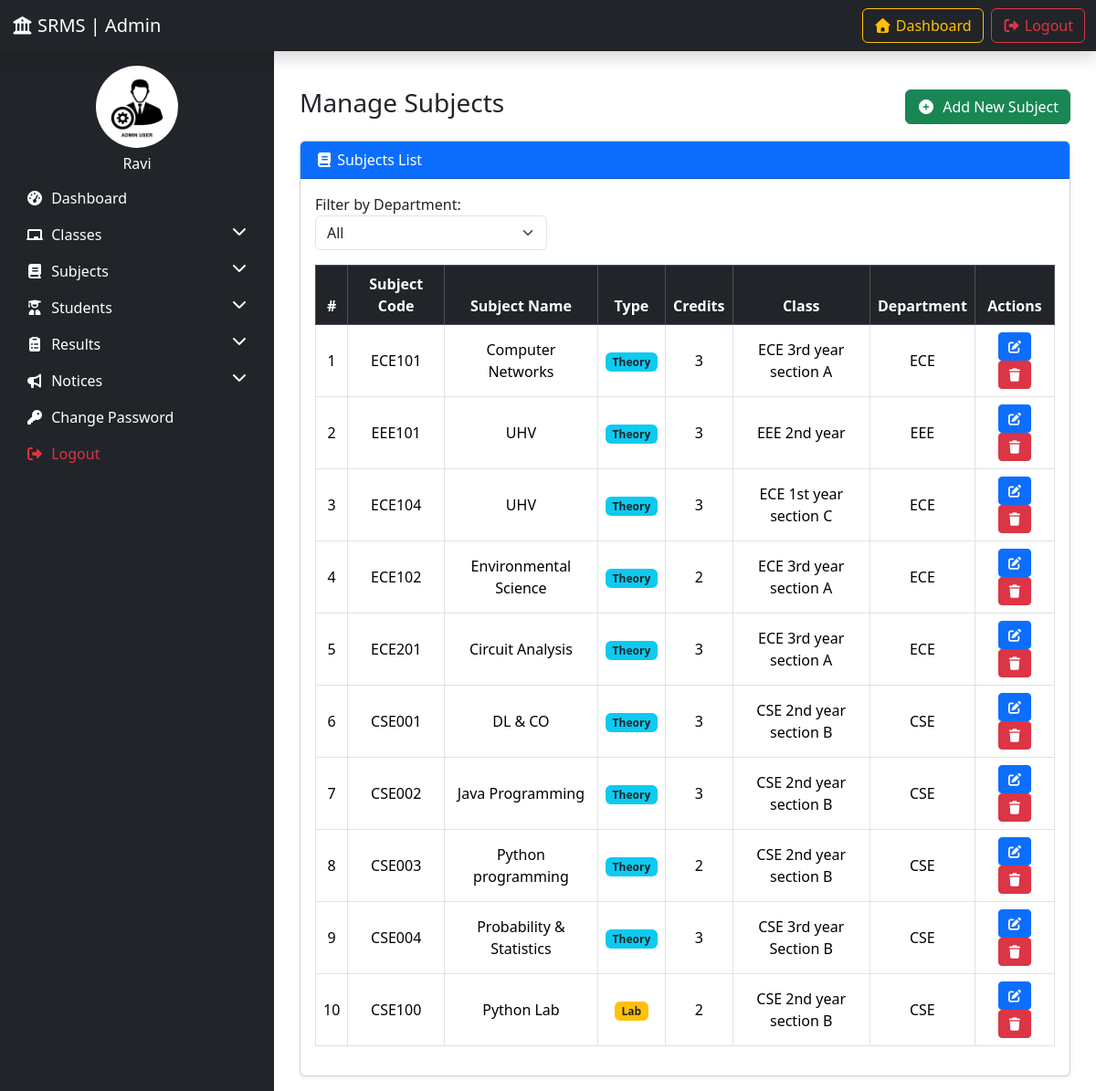
The page /manage_subjects/ (signed in) on the database its author committed.
### resultapp/models.py (models this page shows, shortened)
class Subject(models.Model):
    subject_code = models.CharField(max_length=20, unique=True)
    subject_name = models.CharField(max_length=100)
    subject_type = models.CharField(
        max_length=20,
        choices=[('THEORY', 'Theory'), ('LAB', 'Lab'), ('PROJECT', 'Project')],
        default='THEORY'
    )
    credits = models.PositiveSmallIntegerField(default=3)
    assigned_class = models.ForeignKey(Class, on_delete=models.CASCADE, related_name="subjects")
    department = models.CharField(max_length=50, default="Temp")
    creation_date = models.DateTimeField(auto_now_add=True)
    updation_date = models.DateTimeField(auto_now=True)

class Class(models.Model):
    class_name = models.CharField(max_length=100)  # Full name (e.g., "CSE 2nd Year B")
    department = models.CharField(
        max_length=50,
        choices=[
            ('CSE', 'Computer Science'),
            ('ECE', 'Electronics'),
            ('EEE', 'Electrical'),
            ('MECH', 'Mechanical'),
            ('CIVIL', 'Civil'),
            ('CS', 'Cyber Security'),
        ]
    )
    year = models.PositiveSmallIntegerField(
        choices=[(1, 'I Year'), (2, 'II Year'), (3, 'III Year'), (4, 'IV Year')]
    )
    semester = models.PositiveSmallIntegerField(
        choices=[(1, 'I Semester'), (2, 'II Semester')]
    )
    section = models.CharField(max_length=5)  # e.g., "A"
    academic_session = models.CharField(max_length=20)  # e.g., "2024-2025"
    remarks = models.TextField(blank=True, null=True)
    creation_date = models.DateTimeField(auto_now_add=True)
    updation_date = models.DateTimeField(auto_now=True)

### resultapp/views.py (the view)
# urls.py: path('manage_subjects/',manage_subjects,name='manage_subjects'),
@login_required
def manage_subjects(request):
    subjects = Subject.objects.select_related('assigned_class').all()
    departments = Class.objects.values_list('department', flat=True).distinct()
    subjects_by_department = {}
    for subject in subjects:
        dept = subject.assigned_class.department
        subjects_by_department.setdefault(dept, []).append(subject)
    return render(request, 'manage_subjects.html', {
        "subjects": subjects,
        "departments": departments,
        "subjects_by_department": subjects_by_department,
    })

### resultapp/context_processors.py (called while the page is built)
def get_global_notices(request):
    notices = Notice.objects.filter(
        expiry_date__gte=timezone.now()
    ) | Notice.objects.filter(expiry_date__isnull=True)
    return {
        'notices': notices.order_by('-publish_date')[:5]  # latest 5 notices
    }

def latest_notices(request):
    return {
        "latest_notices": Notice.objects.all().order_by('-created_at')[:5]
    }

### templates/manage_subjects.html (shortened to what this page needs)
{% extends 'admin_base.html' %}
{% load static %}
{% block content %}
<div class="container mt-4">
    <div class="d-flex justify-content-between align-items-center mb-3">
        <h3>Manage Subjects</h3>
        <a href="{% url 'create_subject' %}" class="btn btn-success">
            <i class="fas fa-plus-circle me-1"></i> Add New Subject
        </a>
    </div>
    <div class="card shadow-sm">
        <div class="card-header bg-primary text-white">
            <i class="fas fa-book"></i> Subjects List
        </div>
        <div class="card-body">
            <div class="mb-3 row">
                <div class="col-md-4">
                    <label>Filter by Department:</label>
                    <select class="form-select" id="dept_filter">
                        <option value="all">All</option>
                    </select>
                </div>
            </div>
            <div class="table-responsive">
                <table class="table table-hover table-bordered align-middle text-center">
                    <thead class="table-dark">
                        <tr>
                            <th>#</th>
                            <th>Subject Code</th>
                            <th>Subject Name</th>
                            <th>Type</th>
                            <th>Credits</th>
                            <th>Class</th>
                            <th>Department</th>
                            <th>Actions</th>
                        </tr>
                    </thead>
                    <tbody id="subject_table">
                        {% for s in subjects %}
                        <tr class="dept-{{ s.assigned_class.department }}">
                            <td>{{ forloop.counter }}</td>
                            <td>{{ s.subject_code }}</td>
                            <td>{{ s.subject_name }}</td>
                            <td>
                                {% if s.subject_type == 'THEORY' %}
                                    <span class="badge bg-info text-dark">Theory</span>
                                {% elif s.subject_type == 'LAB' %}
                                    <span class="badge bg-warning text-dark">Lab</span>
                                {% else %}
                                    <span class="badge bg-success">Project</span>
                                {% endif %}
                            </td>
                            <td>{{ s.credits }}</td>
                            <td>{{ s.assigned_class.class_name }}</td>
                            <td>{{ s.assigned_class.department }}</td>
                            <td>
                                <a href="{% url 'edit_subject' s.id %}" class="btn btn-sm btn-primary">
                                    <i class="fas fa-edit"></i>
                                </a>
                                <a href="{% url 'delete_subject' s.id %}" class="btn btn-sm btn-danger" onclick="return confirm('Are you sure?');">
                                    <i class="fas fa-trash"></i>
                                </a>
                            </td>
                        </tr>
                        {% endfor %}
                    </tbody>
                </table>
            </div>
        </div>
    </div>
</div>
{% endblock %}

### templates/sidebar.html (shortened to what this page needs)
{% load static %}
<nav class="col-md-3 col-lg-3 sidebar bg-dark pt-3">
    <div class="text-white text-center">
        <img src="{% static 'images/adminpic.webp' %}" class="rounded-circle mb-2" width="90" height="90">
        <h6>{{ user.username|default:"Admin" }}</h6>
    </div>
    <ul class="nav flex-column">
        <li class="nav-item">
            <a href="{% url 'admin_dashboard' %}" class="nav-link">
                <i class="fas fa-tachometer-alt me-1"></i> Dashboard
            </a>
        </li>
        <li class="nav-item">
            <a href="#ClassesMenu" data-bs-toggle="collapse" class="nav-link">
                <i class="fas fa-chalkboard me-1"></i> Classes
                <i class="fas fa-chevron-down float-end"></i>
            </a>
        </li>
        <li class="nav-item">
            <a href="#SubjectMenu" data-bs-toggle="collapse" class="nav-link">
                <i class="fas fa-book me-1"></i> Subjects
                <i class="fas fa-chevron-down float-end"></i>
            </a>
        </li>
        <li class="nav-item">
            <a href="#StudentMenu" data-bs-toggle="collapse" class="nav-link">
                <i class="fas fa-user-graduate me-1"></i> Students
                <i class="fas fa-chevron-down float-end"></i>
            </a>
        </li>
        <li class="nav-item">
            <a href="#ResultsMenu" data-bs-toggle="collapse" class="nav-link">
                <i class="fas fa-clipboard-list me-1"></i> Results
                <i class="fas fa-chevron-down float-end"></i>
            </a>
        </li>
        <li class="nav-item">
            <a href="#NoticeMenu" data-bs-toggle="collapse" class="nav-link">
                <i class="fas fa-bullhorn me-1"></i> Notices
                <i class="fas fa-chevron-down float-end"></i>
            </a>
        </li>
        <li class="nav-item">
            <a href="{% url 'password_change' %}" class="nav-link">
                <i class="fas fa-key me-1"></i> Change Password
            </a>
        </li>
        <li class="nav-item">
            <a href="{% url 'admin_logout' %}" class="nav-link text-danger">
                <i class="fas fa-sign-out-alt me-1"></i> Logout
            </a>
        </li>
    </ul>
</nav>

### templates/admin_base.html (style rules this page uses)
body { padding-top: 56px; }

### templates/sidebar.html (style rules this page uses)
.sidebar { min-height: 100vh; overflow-y: auto; top: 0; left: 0; background-color: #343a40; padding-top: 20px; }
.sidebar .nav-link { color: white; }

### rows shown on the page
Subject: subject_code "ECE101", subject_name "Computer Networks", subject_type "Theory", credits "3", assigned_class.class_name "ECE 3rd year section A", assigned_class.department "ECE"
Subject: subject_code "EEE101", subject_name "UHV", subject_type "Theory", credits "3", assigned_class.class_name "EEE 2nd year", assigned_class.department "EEE"
Subject: subject_code "ECE104", subject_name "UHV", subject_type "Theory", credits "3", assigned_class.class_name "ECE 1st year section C", assigned_class.department "ECE"
Subject: subject_code "ECE102", subject_name "Environmental Science", subject_type "Theory", credits "2", assigned_class.class_name "ECE 3rd year section A", assigned_class.department "ECE"
Subject: subject_code "ECE201", subject_name "Circuit Analysis", subject_type "Theory", credits "3", assigned_class.class_name "ECE 3rd year section A", assigned_class.department "ECE"
Subject: subject_code "CSE001", subject_name "DL & CO", subject_type "Theory", credits "3", assigned_class.class_name "CSE 2nd year section B", assigned_class.department "CSE"
Subject: subject_code "CSE002", subject_name "Java Programming", subject_type "Theory", credits "3", assigned_class.class_name "CSE 2nd year section B", assigned_class.department "CSE"
Subject: subject_code "CSE003", subject_name "Python programming", subject_type "Theory", credits "2", assigned_class.class_name "CSE 2nd year section B", assigned_class.department "CSE"
Subject: subject_code "CSE004", subject_name "Probability & Statistics", subject_type "Theory", credits "3", assigned_class.class_name "CSE 3rd year Section B", assigned_class.department "CSE"
Subject: subject_code "CSE100", subject_name "Python Lab", subject_type "Lab", credits "2", assigned_class.class_name "CSE 2nd year section B", assigned_class.department "CSE"

### other values the page prints
{{ user.username|default:"Admin" }} "Ravi"
